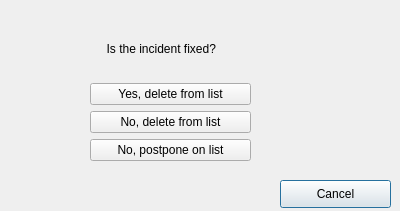
<?xml version="1.0" encoding="UTF-8"?>
<ui version="4.0">
 <class>Dialog</class>
 <widget class="QDialog" name="Dialog">
  <property name="geometry">
   <rect>
    <x>0</x>
    <y>0</y>
    <width>400</width>
    <height>211</height>
   </rect>
  </property>
  <property name="windowTitle">
   <string>Dialog</string>
  </property>
  <widget class="QPushButton" name="pushButton_Cancel">
   <property name="geometry">
    <rect>
     <x>280</x>
     <y>180</y>
     <width>111</width>
     <height>28</height>
    </rect>
   </property>
   <property name="text">
    <string>Cancel</string>
   </property>
  </widget>
  <widget class="QWidget" name="">
   <property name="geometry">
    <rect>
     <x>90</x>
     <y>20</y>
     <width>161</width>
     <height>141</height>
    </rect>
   </property>
   <layout class="QVBoxLayout" name="verticalLayout">
    <item>
     <widget class="QLabel" name="label_Question">
      <property name="text">
       <string>     Is the incident fixed?</string>
      </property>
     </widget>
    </item>
    <item>
     <widget class="QPushButton" name="pushButton_YesDelete">
      <property name="text">
       <string>Yes, delete from list</string>
      </property>
     </widget>
    </item>
    <item>
     <widget class="QPushButton" name="pushButton_NoDelete">
      <property name="text">
       <string>No, delete from list</string>
      </property>
     </widget>
    </item>
    <item>
     <widget class="QPushButton" name="pushButton_NoPostpone">
      <property name="text">
       <string>No, postpone on list</string>
      </property>
     </widget>
    </item>
   </layout>
  </widget>
  <zorder>pushButton_Cancel</zorder>
  <zorder>label_Question</zorder>
  <zorder>pushButton_YesDelete</zorder>
  <zorder>pushButton_NoDelete</zorder>
  <zorder>pushButton_NoPostpone</zorder>
  <zorder>pushButton_YesDelete</zorder>
 </widget>
 <resources/>
 <connections/>
</ui>
